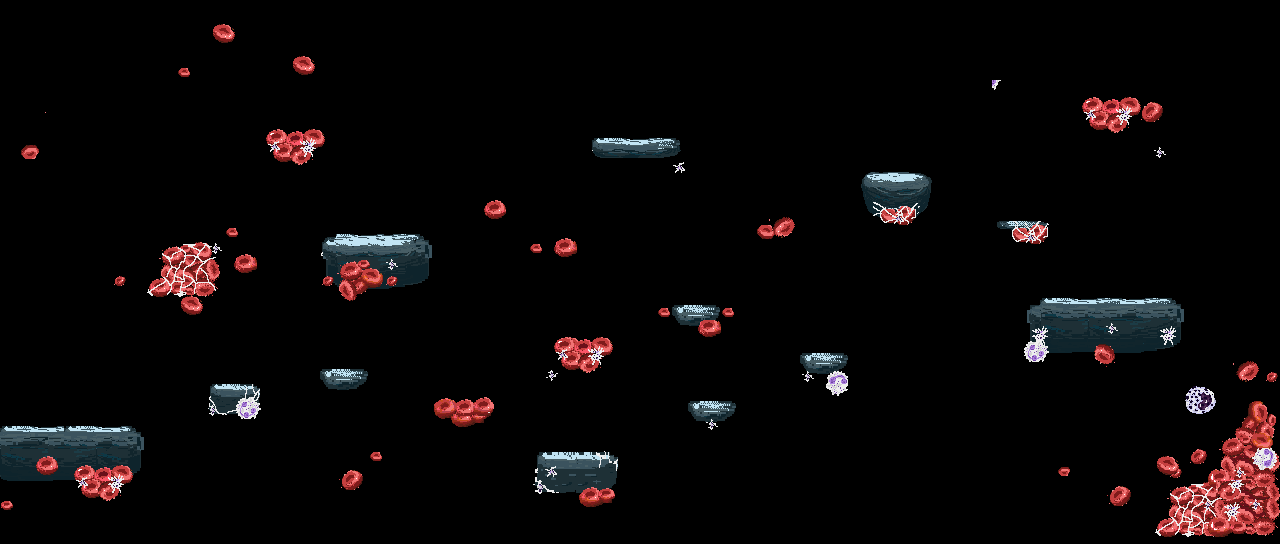

Below is a game level as drawn by its tile map, then a one-line description and the .tmx that defines it (tile-layer data replaced by summaries):
An orthogonal 80x34 tile map with 16x16 px tiles, 5 tile layers (background 1, backgtreound 2, background 3, background 4, ...) and 26 objects (10x antibody).

<map version="1.10" tiledversion="1.11.2" orientation="orthogonal" renderorder="right-down" width="80" height="34" tilewidth="16" tileheight="16" infinite="0" nextlayerid="7" nextobjectid="34">
 <tileset firstgid="1" source="TILES/Tiles.tsx" />
 <layer id="1" name="background 1" width="80" height="34">
  <data>[2720 cells, 334 non-empty, 200 distinct tile ids]</data>
 </layer>
 <layer id="3" name="backgtreound 2" width="80" height="34">
  <data>[2720 cells, 161 non-empty, 106 distinct tile ids]</data>
 </layer>
 <layer id="4" name="background 3" width="80" height="34">
  <data>[2720 cells, 134 non-empty, 63 distinct tile ids]</data>
 </layer>
 <layer id="6" name="background 4" width="80" height="34">
  <data>[2720 cells, 26 non-empty, 19 distinct tile ids]</data>
 </layer>
 <objectgroup id="5" name="Objects">
  <object id="6" type="antibody" x="115.167" y="399.166" />
  <object id="7" type="antibody" x="234" y="353.333" />
  <object id="8" type="antibody" x="463.879" y="369.091" />
  <object id="9" type="antibody" x="345.5" y="201.667" />
  <object id="10" x="377" y="201" />
  <object id="11" x="406" y="201" />
  <object id="12" x="917.667" y="365.667" />
  <object id="13" type="antibody" x="822.333" y="318.333" />
  <object id="14" x="892.333" y="133.333" />
  <object id="15" x="1143.5" y="258.833" />
  <object id="16" x="1106.17" y="259.5" />
  <object id="17" type="antibody" x="756.5" y="174" />
  <object id="18" x="633.5" y="107" />
  <object id="19" gid="541" x="108" y="408" width="16" height="16" />
  <object id="20" gid="541" x="226.5" y="362" width="16" height="16" />
  <object id="21" gid="567" x="456" y="377.5" width="16" height="16" />
  <object id="22" type="antibody" gid="568" x="336.5" y="208.5" width="16" height="16" />
  <object id="23" type="antibody" gid="567" x="367.5" y="209.5" width="16" height="16" />
  <object id="25" type="antibody" gid="566" x="398.5" y="208.5" width="16" height="16" />
  <object id="26" gid="541" x="814.75" y="327" width="16" height="16" />
  <object id="27" gid="541" x="911" y="374.667" width="16" height="16" />
  <object id="28" gid="541" x="1098.33" y="267.333" width="16" height="16" />
  <object id="29" gid="541" x="1135.33" y="267" width="16" height="16" />
  <object id="30" gid="541" x="885" y="142" width="16" height="16" />
  <object id="31" gid="541" x="748" y="182.5" width="16" height="16" />
  <object id="32" type="antibody" gid="541" x="625.5" y="116" width="16" height="16" />
 </objectgroup>
 <layer id="2" name="Platforms" width="80" height="34">
  <data>[2720 cells, 89 non-empty, 58 distinct tile ids]</data>
 </layer>
</map>